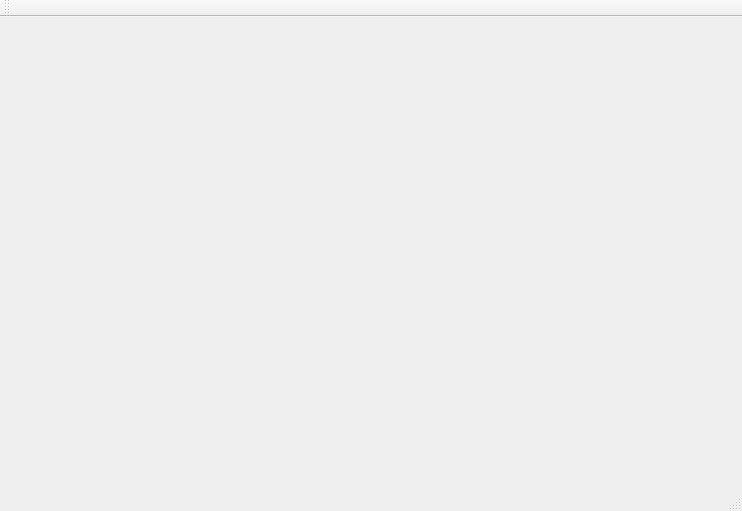
<?xml version="1.0" encoding="UTF-8"?>
<ui version="4.0">
 <class>MainWindow</class>
 <widget class="QMainWindow" name="MainWindow">
  <property name="geometry">
   <rect>
    <x>0</x>
    <y>0</y>
    <width>742</width>
    <height>511</height>
   </rect>
  </property>
  <property name="windowTitle">
   <string>MainWindow</string>
  </property>
  <widget class="QWidget" name="centralWidget"/>
  <widget class="QMenuBar" name="menuBar">
   <property name="geometry">
    <rect>
     <x>0</x>
     <y>0</y>
     <width>742</width>
     <height>25</height>
    </rect>
   </property>
  </widget>
  <widget class="QToolBar" name="mainToolBar">
   <attribute name="toolBarArea">
    <enum>TopToolBarArea</enum>
   </attribute>
   <attribute name="toolBarBreak">
    <bool>false</bool>
   </attribute>
  </widget>
  <widget class="QStatusBar" name="statusBar"/>
 </widget>
 <layoutdefault spacing="6" margin="11"/>
 <resources/>
 <connections/>
</ui>
